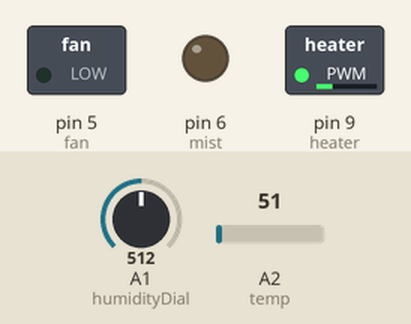
Recording of a sketch running on a simulated Arduino Uno, built with avr-gcc and run on an emulated ATmega328P. Parts: switched loads named in the sketch (green lamp = pin HIGH), output pins drawn as LEDs (lit = HIGH). The test bench sets the inputs (shaded band); at power-on: A2 (temp) = 51, A1 (humidityDial) = 512.

Above: at 1.25 s.
1.3 s: A2 (temp) set to 61
4.3 s: A2 (temp) set to 71
At 7.1 s:
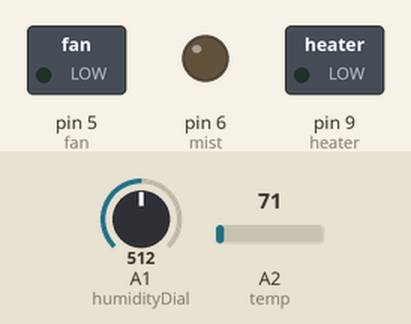
7.3 s: A2 (temp) set to 30
At 11.1 s:
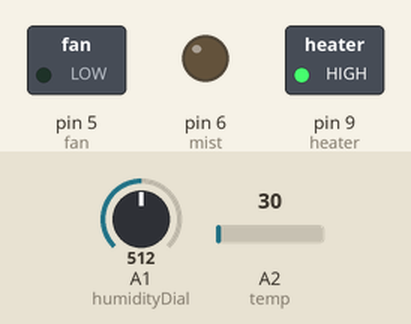
At 41.2 s:
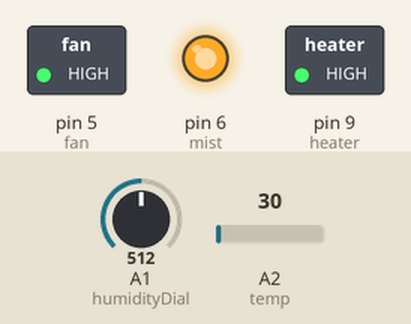
Timing chart, 0 to 41.5 s (numbered marks = the images above; inputs shaded):
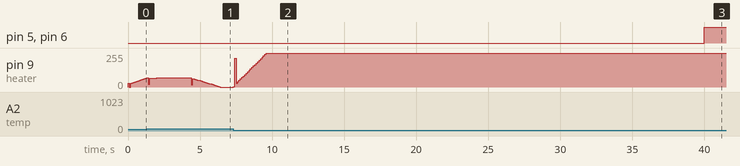

The sketch:

main.ino
```cpp
#include <Countimer.h>
#include <PID_v1.h>

//INPUTS
#define tempDial A0
#define humidityDial A1
#define temp A2

//OUTPUTS
#define fan 5
#define mist 6
#define heater 9

Countimer mistTimer;

double minTargetTemp = 28.00;
double tempAdjustmentRange = 4.0;

double mistPeriod = 0.0;
int mistLoop = 0;
bool mistOn = false;

int sampleSize = 50;
float avgTemp[50];

double targetTemp = 30.00;
double currentTemp, pidOutput;
PID heatingPID(&currentTemp, &pidOutput, &targetTemp, 0.5, 7, 1, DIRECT);

int i = 0;

void setup() {
  heatingPID.SetMode(AUTOMATIC);
  Serial.begin(9600);
  pinMode(fan, OUTPUT);
  pinMode(mist, OUTPUT);
  pinMode(heater, OUTPUT);
  mistTimer.setInterval(makeMist, 1000);
}

void makeMist() {
  mistLoop++;
  if(!mistOn) {
    if(mistLoop > (60 - mistPeriod) && mistPeriod > 0) {
      mistOn = !mistOn;
      mistLoop = 0;
    }
  } else {
    if(mistLoop > mistPeriod) {
      mistOn = !mistOn;
      mistLoop = 0;
    }
  }
}

double getTemp() {
  double total = 0;
  double rawvoltage= analogRead(temp);
  double millivolts= (rawvoltage/1024.0) * 5000;
  double celsius= millivolts/10;
  for ( i=0; i<sampleSize-1; i++) {
    avgTemp[i] = avgTemp[i+1];
  }
  avgTemp[sampleSize-1] = celsius;
  for ( i=0; i<sampleSize; i++) {
    total = total + avgTemp[i];
  }
  double average = total / sampleSize;
  return average;
}

void loop() {
  mistTimer.run();
  if(!mistTimer.isCounterCompleted()) {
    mistTimer.start();
  }

  mistPeriod = analogRead(humidityDial) * 0.04;
  currentTemp = getTemp();
  heatingPID.Compute();
  analogWrite(heater, pidOutput);

  if(mistOn) {
    digitalWrite(mist, HIGH);
    digitalWrite(fan, HIGH);
  } else {
    digitalWrite(mist, LOW);
    digitalWrite(fan, LOW);
  }

}
```

Measured:
- after the input at 7.3 s, pin 9 (heater): 0/255 → 1/255 at once, → 214/255 0.10 s later, → 29/255 0.10 s later, → 39/255 0.10 s later, … (25 changes in this stretch)
